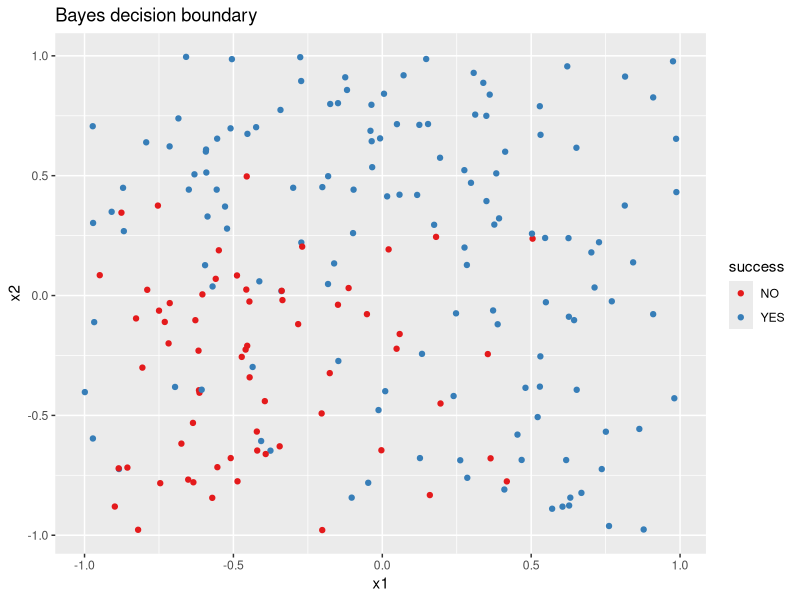

Reproduce this figure in R.
## ---- chunk 1
set.seed(11) 
n = 200
x1 = runif(n, -1, 1)
x2 = runif(n, -1, 1)
d = data.frame(x1,x2)
epsilon = rnorm(n, mean = 0, sd = 0.5)
y = x1 + x1*x1 + x2 +x2*x2 + epsilon

y_new <- exp(y)/(1+exp(y))
y_new_d <- data.frame(x1, x2, y_new)
y_new_d$success = y_new > 0.5
y_new_d$success[y_new_d$success==TRUE] = "YES"
y_new_d$success[y_new_d$success==FALSE] = "NO"

library(tidyverse)
bound = expand.grid(x1 = seq(-1, 1, by = 0.05), x2 = seq(-1, 1, by = 0.05))
bound = mutate(bound, ygrid = x1 + x1*x1 + x2 +x2*x2, pgrid = exp(ygrid)/(1+exp(ygrid)), grid_success = pgrid > 0.5)

ggplot(bound, aes(x = x1, y = x2)) + geom_contour(aes(z = pgrid, group = grid_success), bins = 1) +
  geom_point(data = y_new_d, aes(color = success)) +
  scale_color_brewer(type = "qual", palette = 6) +
  labs(title = "Bayes decision boundary")
